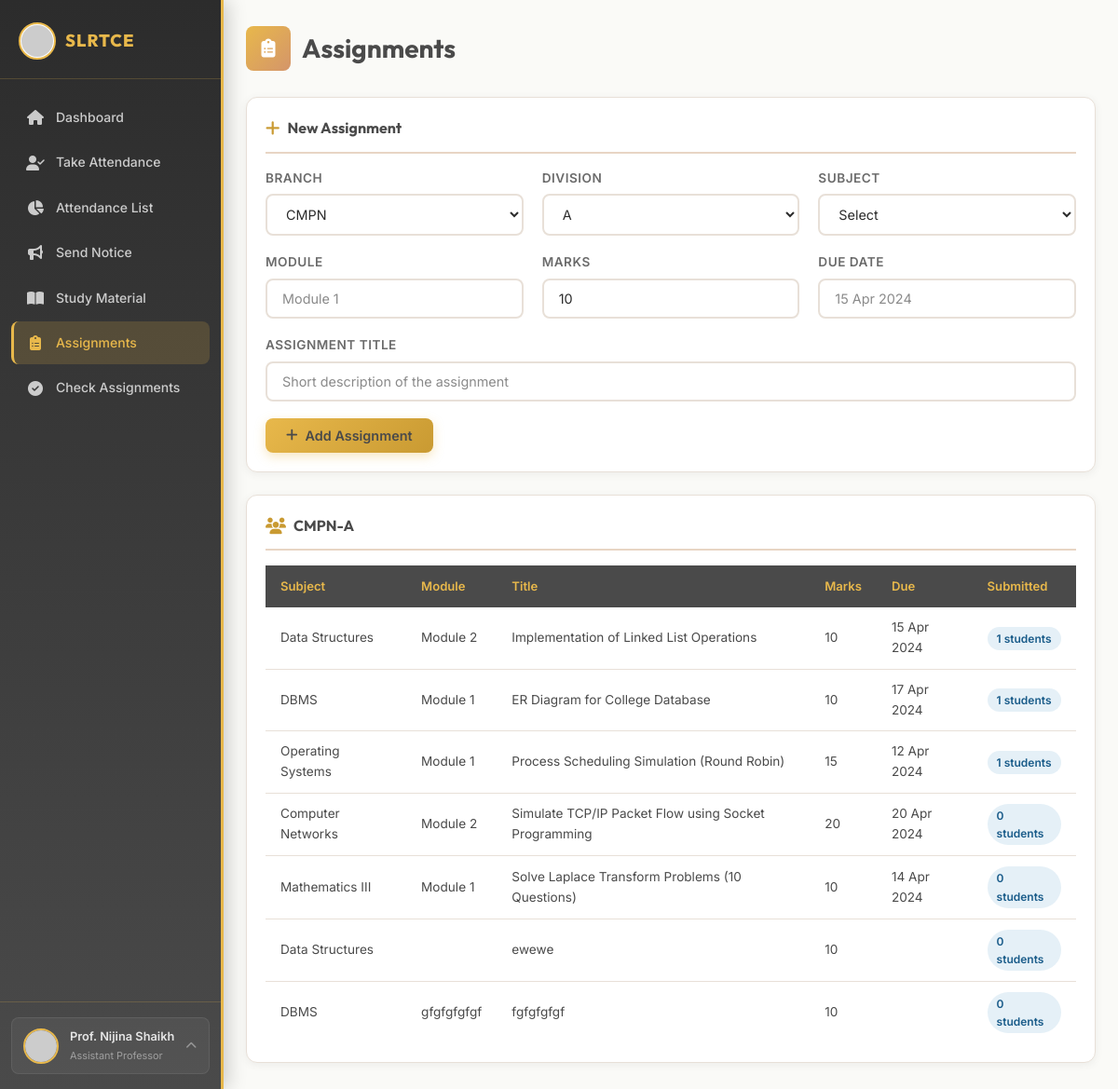
Screenshot of /teacher/assignments (signed in) with the database file from the repository.
### app.py (models this page shows)
class User(db.Model):
    __tablename__ = 'users'
    id         = db.Column(db.Integer, primary_key=True)
    uid        = db.Column(db.String(50), unique=True, nullable=False)
    password   = db.Column(db.String(256), nullable=False)
    name       = db.Column(db.String(100), nullable=False)
    email      = db.Column(db.String(150))
    phone      = db.Column(db.String(20))
    photo      = db.Column(db.String(300))
    role       = db.Column(db.String(20), nullable=False)
    created_at = db.Column(db.DateTime, default=datetime.utcnow)
    student_profile = db.relationship('StudentProfile', backref='user', uselist=False, cascade='all,delete')
    teacher_profile = db.relationship('TeacherProfile', backref='user', uselist=False, cascade='all,delete')
    admin_profile   = db.relationship('AdminProfile',   backref='user', uselist=False, cascade='all,delete')

class TeacherProfile(db.Model):
    __tablename__ = 'teacher_profiles'
    id          = db.Column(db.Integer, primary_key=True)
    user_id     = db.Column(db.Integer, db.ForeignKey('users.id'), nullable=False)
    branch      = db.Column(db.String(20))
    subject     = db.Column(db.String(100))
    designation = db.Column(db.String(100))
    employee_id = db.Column(db.String(20))

class Assignment(db.Model):
    __tablename__ = 'assignments'
    id         = db.Column(db.Integer, primary_key=True)
    teacher_id = db.Column(db.Integer, db.ForeignKey('users.id'))
    branch     = db.Column(db.String(20), nullable=False)
    div        = db.Column(db.String(5), nullable=False)
    subject    = db.Column(db.String(100), nullable=False)
    module     = db.Column(db.String(100))
    title      = db.Column(db.String(300), nullable=False)
    marks      = db.Column(db.Integer, default=10)
    due_date   = db.Column(db.String(30))
    file_path  = db.Column(db.String(300))
    created_at = db.Column(db.DateTime, default=datetime.utcnow)
    teacher     = db.relationship('User', foreign_keys=[teacher_id])
    submissions = db.relationship('AssignmentSubmission', backref='assignment', cascade='all,delete')

### app.py (the view)
@app.route('/teacher/assignments')
@login_required('teacher')
def teacher_assignments():
    user    = get_user(session['uid'])
    teacher = _teacher_dict(user)
    branch  = request.args.get('branch', teacher['branch'] or 'CMPN')
    div     = request.args.get('division', 'A')
    class_key = f"{branch}-{div}"
    return render_template('index.html', page='teacher_assignments',
        teacher=teacher, branches=BRANCHES, divisions=DIVISIONS, subjects=SUBJECTS,
        assignments={branch: {class_key: build_assignments(branch, div)}})

### app.py (called while the page is built)
@app.context_processor
def inject_session():
    return dict(session=session)

def get_user(uid):
    return User.query.filter_by(uid=uid).first()

def build_assignments(branch, div):
    assigns = Assignment.query.filter_by(branch=branch, div=div).all()
    result = []
    for a in assigns:
        subs = AssignmentSubmission.query.filter_by(assignment_id=a.id).all()
        result.append({'id': a.id, 'subject': a.subject, 'module': a.module,
                       'title': a.title, 'marks': a.marks, 'due_date': a.due_date,
                       'file_path': a.file_path or '',
                       'submitted_by': [s.student.uid for s in subs],
                       'marks_given': {s.student.uid: s.marks_given for s in subs},
                       'submission_files': {s.student.uid: s.file_path for s in subs}})
    return result

def _teacher_dict(user):
    p = user.teacher_profile
    return {'name': user.name, 'email': user.email, 'phone': user.phone, 'photo': user.photo,
            'branch': p.branch if p else '', 'subject': p.subject if p else '',
            'designation': p.designation if p else '', 'employee_id': p.employee_id if p else ''}

def login_required(role):
    def decorator(f):
        @wraps(f)
        def decorated(*args, **kwargs):
            if session.get('user_role') != role:
                return redirect(url_for('landing'))
            return f(*args, **kwargs)
        return decorated
    return decorator

### templates/index.html (shortened to what this page needs)
<!DOCTYPE html>
<html lang="en">
<head>
  <link rel="stylesheet" href="https://cdnjs.cloudflare.com/ajax/libs/font-awesome/6.5.1/css/all.min.css">
</head>
<body>
{% if page == 'landing' %}
<div class="landing-page">
  <div class="particles" id="particles"></div>
  <div class="landing-banner">
    <img src="https://slrtce.in/images/slrtce%20logo.png"
         onerror="this.src='https://ui-avatars.com/api/?name=SLRTCE&background=E8B84B&color=4A4A4A&size=80&bold=true'" alt="SLRTCE">
    <div class="landing-banner-text">
      <h1>SHREE L. R. TIWARI COLLEGE OF ENGINEERING</h1>
      <p>An Autonomous Institute · Affiliated to University of Mumbai · NAAC Accredited · NBA Accredited Program<br>ISO 9001:2015 Certified · DTE Code 3423 · Recognised under UGC Act 1956, Section 2(f)</p>
    </div>
  </div>
  <div class="login-cards">
    <a href="{{ url_for('admin_login') }}" class="login-card admin">
      <div class="login-card-icon"><i class="fa-solid fa-shield-halved"></i></div>
      <h3>Admin Login</h3>
      <p>System administrators, principal office and management staff access.</p>
      <div class="card-arrow"><i class="fa-solid fa-arrow-right"></i></div>
    </a>
    <a href="{{ url_for('faculty_login') }}" class="login-card faculty">
      <div class="login-card-icon"><i class="fa-solid fa-chalkboard-user"></i></div>
      <h3>Faculty Login</h3>
      <p>Teaching staff, professors and department coordinators portal access.</p>
      <div class="card-arrow"><i class="fa-solid fa-arrow-right"></i></div>
    </a>
    <a href="{{ url_for('student_login') }}" class="login-card student">
      <div class="login-card-icon"><i class="fa-solid fa-graduation-cap"></i></div>
      <h3>Student Login</h3>
      <p>Students of all branches and years access their academic dashboard here.</p>
      <div class="card-arrow"><i class="fa-solid fa-arrow-right"></i></div>
    </a>
  </div>
  <p class="landing-sub"><span>SLRTCE</span> Unified Smart Campus Platform &nbsp;|&nbsp; Academic Year 2024–25</p>
</div>
{# ══════════════════════════════════════════════
   LOGIN PAGES
═══════════════════════════════════════════════ #}
{% elif page.startswith('teacher_') %}
{% macro teacher_sidebar(teacher, active) %}
<header class="site-header">
  <div class="header-inner">
    <div class="header-brand">
      <img src="https://slrtce.in/images/slrtce%20logo.png"
           onerror="this.src='https://ui-avatars.com/api/?name=S&background=C0392B&color=fff&size=40&bold=true'" alt="SLRTCE">
      <span>SLRTCE</span>
    </div>
    <nav class="header-nav">
      <a href="{{ url_for('teacher_dashboard') }}"          class="nav-item {% if active=='dash'   %}active{% endif %}"><i class="fa-solid fa-house"></i><span>Dashboard</span></a>
      <a href="{{ url_for('teacher_take_attendance') }}"    class="nav-item {% if active=='att'    %}active{% endif %}"><i class="fa-solid fa-user-check"></i><span>Take Attendance</span></a>
      <a href="{{ url_for('teacher_attendance_list') }}"    class="nav-item {% if active=='attlist'%}active{% endif %}"><i class="fa-solid fa-chart-pie"></i><span>Attendance List</span></a>
      <a href="{{ url_for('teacher_send_notice') }}"        class="nav-item {% if active=='notice' %}active{% endif %}"><i class="fa-solid fa-bullhorn"></i><span>Send Notice</span></a>
      <a href="{{ url_for('teacher_study_material') }}"     class="nav-item {% if active=='study'  %}active{% endif %}"><i class="fa-solid fa-book-open"></i><span>Study Material</span></a>
      <a href="{{ url_for('teacher_assignments') }}"        class="nav-item {% if active=='assign' %}active{% endif %}"><i class="fa-solid fa-clipboard-list"></i><span>Assignments</span></a>
      <a href="{{ url_for('teacher_check_assignments') }}"  class="nav-item {% if active=='check'  %}active{% endif %}"><i class="fa-solid fa-circle-check"></i><span>Check Assignments</span></a>
    </nav>
    <div class="header-profile">
      <div class="profile-btn" id="profileBtn" onclick="toggleProfile()">
        <img src="{{ teacher.photo }}" alt="{{ teacher.name }}">
        <div>
          <div class="profile-btn-name">{{ teacher.name }}</div>
          <div class="profile-btn-role">{{ teacher.designation }}</div>
        </div>
        <i class="fa-solid fa-chevron-up profile-btn-chevron"></i>
      </div>
    </div>
  </div>
</header>
{% endmacro %}
{% if page == 'teacher_dashboard' %}
{{ teacher_sidebar(teacher, 'dash') }}
<div class="page-wrapper">
  <div class="page-title"><div class="title-icon"><i class="fa-solid fa-house"></i></div><h1>Teacher Dashboard</h1></div>
  <div class="grid-2" style="margin-bottom:24px">
    <div class="profile-info-card">
      <img class="profile-avatar" src="{{ teacher.photo }}" alt="{{ teacher.name }}">
      <h3>{{ teacher.name }}</h3>
      <span class="badge badge-gold">{{ teacher.designation }}</span>
      <div class="profile-meta">
        <div class="profile-meta-item"><span class="label">Branch</span><span class="value">{{ teacher.branch }}</span></div>
        <div class="profile-meta-item"><span class="label">Subject</span><span class="value">{{ teacher.subject }}</span></div>
        <div class="profile-meta-item"><span class="label">Emp ID</span><span class="value">{{ teacher.employee_id }}</span></div>
      </div>
    </div>
    <div>
      <div class="card" style="margin-bottom:20px">
        <div class="card-header"><div class="card-title"><i class="fa-solid fa-megaphone"></i> Admin Notices</div></div>
        {% for n in admin_notices %}<div class="notice-item"><div class="notice-title">{{ n.title }}</div><div class="notice-meta"><span>{{ n.from }}</span><span>{{ n.date }}</span></div></div>{% else %}<p style="color:var(--text-light);font-size:.85rem">No notices.</p>{% endfor %}
      </div>
      <div class="card">
        <div class="card-header"><div class="card-title"><i class="fa-solid fa-triangle-exclamation"></i> Recent Complaints</div></div>
        {% for c in complaints %}<div class="notice-item teacher-notice"><div class="notice-title">{{ c.subject }}</div><div class="notice-meta"><span>{{ c.from }}</span><span class="badge {% if c.status=='resolved' %}badge-green{% else %}badge-crimson{% endif %}">{{ c.status }}</span></div></div>{% else %}<p style="color:var(--text-light);font-size:.85rem">No complaints.</p>{% endfor %}
      </div>
    </div>
  </div>
  <div class="card">
    <div class="card-header"><div class="card-title"><i class="fa-solid fa-table"></i> Timetable</div></div>
    <div class="timetable-scroll">
      <table class="timetable">
        <thead><tr><th>Day</th>{% for s in time_slots %}<th>{{ s }}</th>{% endfor %}</tr></thead>
        <tbody>{% for day, slots in timetable.items() %}<tr><td class="day-col">{{ day }}</td>{% for s in slots %}<td class="{% if s=='---' or s is none %}break-slot{% endif %}">{{ s or '---' }}</td>{% endfor %}</tr>{% endfor %}</tbody>
      </table>
    </div>
  </div>
</div>
{% elif page == 'teacher_assignments' %}
{{ teacher_sidebar(teacher, 'assign') }}
<div class="page-wrapper">
  <div class="page-title"><div class="title-icon"><i class="fa-solid fa-clipboard-list"></i></div><h1>Assignments</h1></div>
  <div class="card" style="margin-bottom:24px">
    <div class="card-header"><div class="card-title"><i class="fa-solid fa-plus"></i> New Assignment</div></div>
    <form method="POST" action="{{ url_for('teacher_upload_assignment') }}">
      <div class="grid-3">
        <div class="form-group"><label class="form-label">Branch</label><select name="branch" class="form-control">{% for b in branches %}<option>{{ b }}</option>{% endfor %}</select></div>
        <div class="form-group"><label class="form-label">Division</label><select name="division" class="form-control">{% for d in divisions %}<option>{{ d }}</option>{% endfor %}</select></div>
        <div class="form-group"><label class="form-label">Subject</label><select name="subject" class="form-control" required><option value="">Select</option>{% for s in subjects %}<option>{{ s }}</option>{% endfor %}</select></div>
      </div>
      <div class="grid-3">
        <div class="form-group"><label class="form-label">Module</label><input name="module" class="form-control" placeholder="Module 1"></div>
        <div class="form-group"><label class="form-label">Marks</label><input name="marks" type="number" class="form-control" value="10"></div>
        <div class="form-group"><label class="form-label">Due Date</label><input name="due_date" class="form-control" placeholder="15 Apr 2024"></div>
      </div>
      <div class="form-group"><label class="form-label">Assignment Title</label><input name="title" class="form-control" placeholder="Short description of the assignment" required></div>
      <button class="btn btn-primary"><i class="fa-solid fa-plus"></i> Add Assignment</button>
    </form>
  </div>
  {% for branch_name, class_dict in assignments.items() %}
    {% for class_key, assigns in class_dict.items() %}
    <div class="card">
      <div class="card-header"><div class="card-title"><i class="fa-solid fa-users"></i> {{ class_key }}</div></div>
      <table class="assign-table">
        <thead><tr><th>Subject</th><th>Module</th><th>Title</th><th>Marks</th><th>Due</th><th>Submitted</th></tr></thead>
        <tbody>
        {% for a in assigns %}
        <tr><td>{{ a.subject }}</td><td>{{ a.module }}</td><td>{{ a.title }}</td><td>{{ a.marks }}</td><td>{{ a.due_date }}</td><td><span class="badge badge-blue">{{ a.submitted_by|length }} students</span></td></tr>
        {% else %}<tr><td colspan="6" style="text-align:center;color:var(--text-light)">No assignments yet.</td></tr>{% endfor %}
        </tbody>
      </table>
    </div>
    {% endfor %}
  {% endfor %}
</div>
{% endif %}
{% endif %}
</body>
</html>

### rows the page displays
User: name "Prof. Nijina Shaikh"
TeacherProfile: designation "Assistant Professor", class_dict "CMPN-A"
Assignment: subject "Data Structures", module "Module 2", title "Implementation of Linked List Operations", marks "10", due_date "15 Apr 2024", submitted_by|length "1"
Assignment: subject "DBMS", module "Module 1", title "ER Diagram for College Database", marks "10", due_date "17 Apr 2024", submitted_by|length "1"
Assignment: subject "Operating Systems", module "Module 1", title "Process Scheduling Simulation (Round Robin)", marks "15", due_date "12 Apr 2024", submitted_by|length "1"
Assignment: subject "Computer Networks", module "Module 2", title "Simulate TCP/IP Packet Flow using Socket Programming", marks "20", due_date "20 Apr 2024", submitted_by|length "0"
Assignment: subject "Mathematics III", module "Module 1", title "Solve Laplace Transform Problems (10 Questions)", marks "10", due_date "14 Apr 2024", submitted_by|length "0"
Assignment: subject "Data Structures", title "ewewe", marks "10", submitted_by|length "0"
Assignment: subject "DBMS", module "gfgfgfgfgf", title "fgfgfgfgf", marks "10", submitted_by|length "0"

### other values shown
form field branch "CMPN"
form field division "A"
